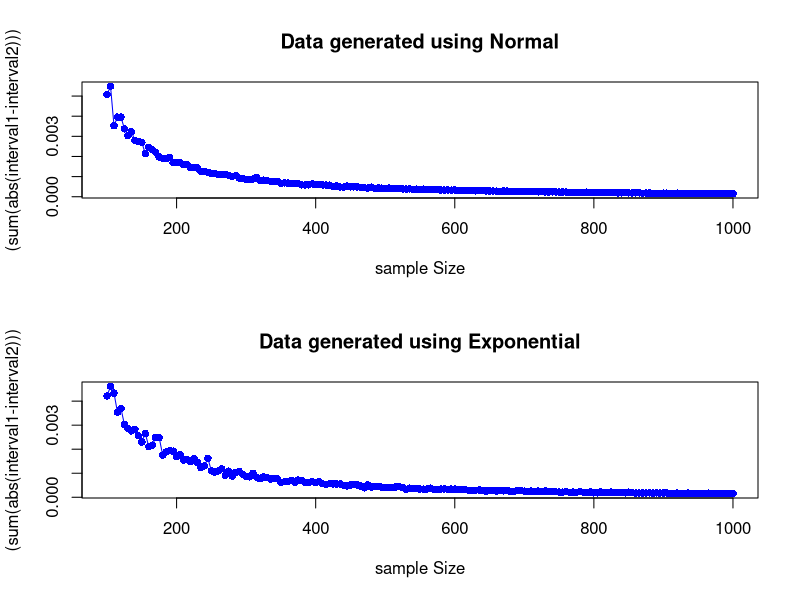

This chart was generated by the following R code:
rm(list = ls())

# a
# Compute Confidence Interval for the Mean (n >= 100)
#
# This function calculates a confidence interval for the mean of a numeric vector of an arbitrary distribution
#
# x             numeric vector representing the sample data, must contain at least 100 observations
# conf.level    confidence level for the interval, numeric value between 0 and 1

confidence_interval <- function(x, conf.level){
  n <- length(x)
  if (n < 100) {
    stop("Vector must be of length >= 100")
  }
  mean = mean(x)
  sd = sd(x)
  alpha = 1-conf.level
  margin = qnorm(1-alpha/2)*sd/sqrt(n)
  
  result <- list(
    conf.int = c(mean-margin, mean+margin),
    conf.level = conf.level,
    mean = mean
  )
  
  return (result)
}

# b
alpha = 0.05
library(MASS)
x = geyser$duration
confidence_interval(x=x, conf.level=1-alpha)
t.test(x=x, conf.level=1-alpha)


# Additional tests

# Compare two functions calculating confidence intervals
#
# This function calculates return the sum of differences of calculated intervals 
#
# function1, function2        functions to be compared
# generating_data_function    function that generates data
# sample_size                 size of data generated
# conf.level                  confidence level for the interval, numeric value between 0 and 1

diff_confidence_interval <- function(function1, function2, generating_data_function, sample_size, conf.level){
  x = generating_data_function(n=sample_size)
  interval1 = function1(x=x, conf.level=conf.level)$conf.int
  interval2 = function2(x=x, conf.level=conf.level)$conf.int
  # print(interval1)
  # print(interval2)
  return (sum(abs(interval1-interval2)))
}

# diff_confidence_interval(confidence_interval, t.test, rnorm, 100, 0.95)


generators <- list(
  Normal = rnorm,
  Exponential = rexp
  # Uniform = runif
  # Gamma = function(n) rgamma(n, shape=2, scale=2)
  # Beta = function(n) rbeta(n, shape1=2, shape2=5)
  # Cauchy = rcauchy
  
  # be careful when using many, may cause plotting problems on small screens
)

par(mfrow = c(length(generators), 1))
sample_sizes = seq(100, 1000, by = 5)

# for each function declared in generators
#   compares t.test with our function using diff_confidence_interval
#   for each sample size from sample_sizes and plots the outcome
for(i in 1:length(generators)){
  results = numeric(length=length(sample_sizes))
  for(j in 1:length(sample_sizes)){
    results[j] <- diff_confidence_interval(
      confidence_interval, 
      t.test, 
      generators[[i]], 
      sample_sizes[j], 
      conf.level = 0.95
    )
  }
  plot(sample_sizes, results, type = "o", col = "blue", pch = 16,
       ylim = range(unlist(results)),
       xlab = "sample Size", ylab = "(sum(abs(interval1-interval2)))",
       main = paste("Data generated using", names(generators)[i]))
}
